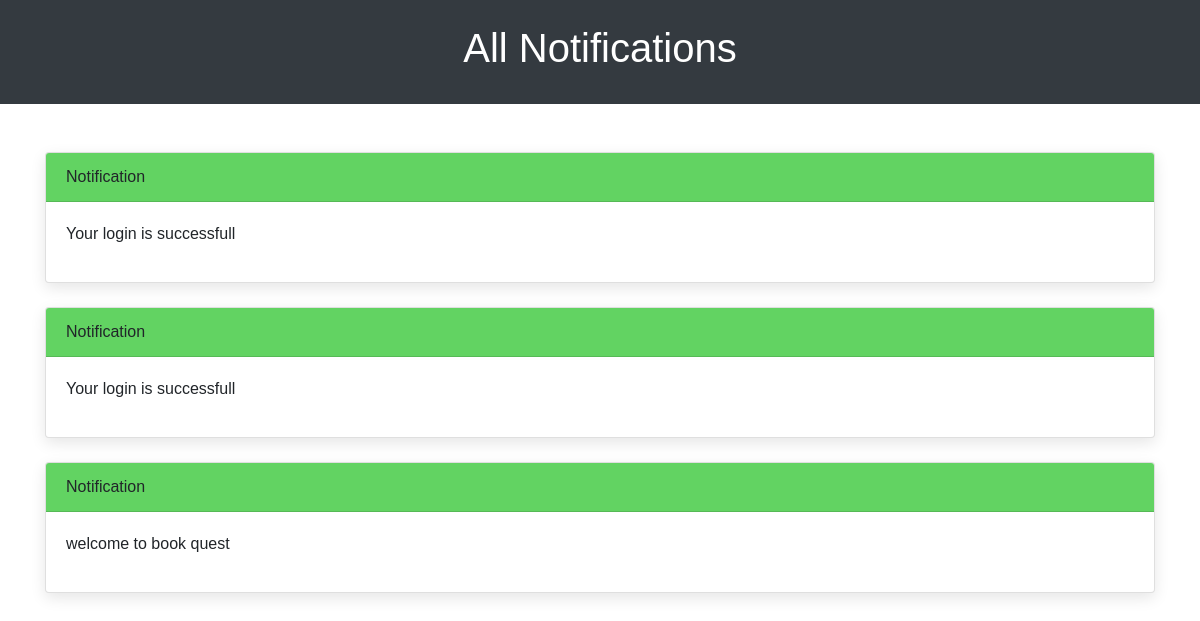
Page /notification_page (signed in) on the committed database.
### main.py (models this page shows)
class Notification(db.Model):
    _tablename_ = 'notification'
    id = db.Column(db.Integer, primary_key=True)
    user = db.Column(db.String(200), nullable=False)
    text = db.Column(db.String(500), nullable=False)
    isRead = db.Column(db.Boolean(), default=False)

### main.py (the view)
@app.route('/notification_page', methods=['GET'])
def notification_page():
    userEmail = session['user']
    userNotifications = db.session.query(Notification).filter(Notification.user == userEmail).all()
    print("len(userNotifications) = ", len(userNotifications))
    current_notifications = copy.deepcopy(userNotifications)
    for notification in userNotifications:
        notification.isRead = True
    db.session.commit()
    return render_template("notifications_page.html", notifications=current_notifications[::-1])

### templates/notifications_page.html (shortened to what this page needs)
<!DOCTYPE html>
<html lang="en">
<head>
    <link rel="stylesheet" href="https://maxcdn.bootstrapcdn.com/bootstrap/4.5.2/css/bootstrap.min.css">
</head>
<body>
    <header class="bg-dark text-white text-center p-4">
        <h1>All Notifications</h1>
    </header>
    <section id="notifications" class="container mt-5">
        <div class="row">
            <div class="col">
                {% if notifications|length != 0 %}
                    {% for notification in notifications %}
                    <div class="card mb-4">
                        {% if notification.isRead == true %}
                            <div class="card-header">
                                Notification
                            </div>
                        {% else %}
                        <div class="card-header" style="background-color: rgb(98, 211, 98);">
                            Notification
                        </div>
                        {% endif %}
                        <div class="card-body">
                            <p>{{ notification.text }}</p>
                        </div>
                    </div>
                    {% endfor %}
                {% endif %}
            </div>
        </div>
    </section>
</body>
</html>

### templates/notifications_page.html (style rules this page uses)
body { font-family: Arial, sans-serif; }
header { font-weight: bold; }
.card { box-shadow: 0 5px 15px rgba(0, 0, 0, 0.1); }

### rows in the picture
Notification: isRead "Notification", text "Your login is successfull"
Notification: isRead "Notification", text "Your login is successfull"
Notification: isRead "Notification", text "welcome to book quest"
